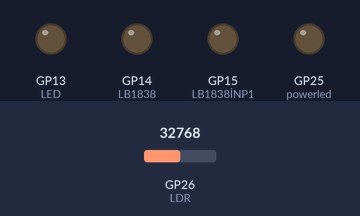
Recording of a program running on a simulated Raspberry Pi Pico running MicroPython. Shown: output pins drawn as LEDs (lit = HIGH). Inputs (shaded band) come from the test bench; at power-on: GP26 (LDR) = 32768 (analog values on the 0–65535 scale). A reset restarts the program.

Above: at 1.2 s.
1.3 s: GP26 (LDR) set to 61008
4.2 s: GP26 (LDR) set to 62768
At 6.8 s:
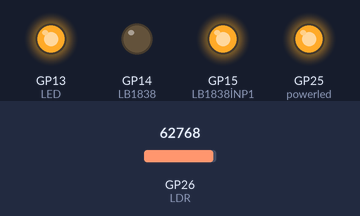
7.2 s: GP26 (LDR) set to 60956
At 8.5 s:
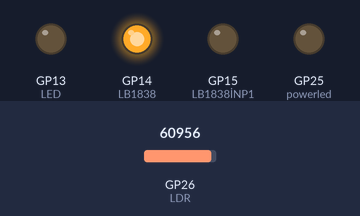
10.2 s: GP26 (LDR) set to 62266
At 11.5 s:
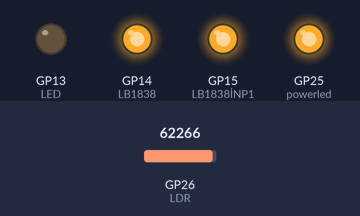
Timing chart, 0 to 13.2 s (numbered marks = the images above; inputs shaded):
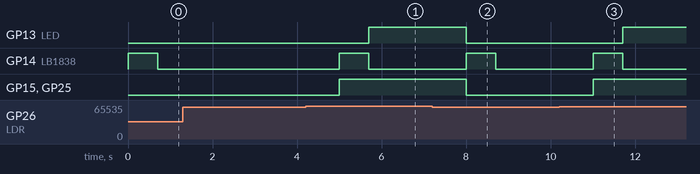

Measured:
- the behaviour switches between 61600 and 61616 on GP26 (LDR) (found by bisection; images 0 and 1)
- after the input at 1.3 s, every drawn part: stays the same
- after the input at 4.2 s, GP13 (LED): LOW → HIGH after 1.5 s; GP14 (LB1838): LOW → HIGH after 0.80 s, → LOW 0.70 s later; GP15 (LB1838İNP1), GP25 (powerled): LOW → HIGH after 0.80 s
- after the input at 7.2 s, GP13 (LED), GP15 (LB1838İNP1), GP25 (powerled): HIGH → LOW after 0.80 s; GP14 (LB1838): LOW → HIGH after 0.80 s, → LOW 0.70 s later
- after the input at 10.2 s, GP13 (LED): LOW → HIGH after 1.5 s; GP14 (LB1838): LOW → HIGH after 0.80 s, → LOW 0.70 s later; GP15 (LB1838İNP1), GP25 (powerled): LOW → HIGH after 0.80 s

The program:

Pico_-_IR-CUT.py
```python
# "RP2-Pico" LDR kontrol + LB1838 motor driver + IR-CUT + IR-LED / kod = 1,*2,*3 & TEST
import time
from machine import Pin, ADC
#[][][][][][][][][][][][][][][][][ W1 ][][][][][][][][][][][][][][][][][

powerled = Pin(25, Pin.OUT)		# Pico Onboard smd led..
LED = Pin(13, Pin.OUT) 			# IR-LED Start Voltajı için Transistörü açar
LB1838 = Pin(14, Pin.OUT)		# LB1838 Start Sinyalini ENA1 'e yollar
LB1838İNP1 = Pin(15, Pin.OUT)	# LB1838-İNP1 sağ >< sol '+' yada '-' ,ayarlar
LDR = ADC(26) 					# LDR sinyali için ANALOG giriş Pin'i

lightlevel = LDR.read_u16() # LDR sinyalini sayıya çevir "LDR.read_u16()"
LED.off()					# IR-LED kapatıldı
LB1838.off()				# LB1838 kapatıldı
#[][][][][][][][][][][][][][][][][][][][][][][]][][][][][][][][][]][][][-(*2)

def gunduz(): # IR-CUT-filtre GUNDUZ " lightlevel < 61611 " küçükse çalışır

	powerled.off()
	LED.off() 			# IR-LED kapatıldı
	LB1838İNP1.low() 	# Motor SOL < dönüyor LB1838-İNP1 " - " low
	LB1838.on() 		# LB1838 açıldı
	time.sleep(0.7)		# Filtre " gunduz " tarafına döndürüldü
	LB1838.off() 		# LB1838 kapatıldı

	while True:				# "LDR sinyali > 61611 gece" olana kadar dön[][-(*3)
		if(LDR.read_u16() > 61611): # LDR sinyali ADC(26) okunuyor..
			machine.reset() 		# HELLO WORLD.../\/\/\/\/\/\/\/\/\/\
			#gece()
		else:
			time.sleep(2)
#[][][][][][][][][][][][][][][][][][][][][][][]][][][][][][][][][]][][][-(*2)

def gece(): # IR-CUT-filtre GECE " lightlevel > 61611 " büyükse çalışır

	powerled.on()
	LED.off() 			# IR-LED kapatıldı
	LB1838İNP1.high() 	# Motor SAG > dönüyor - LB1838-İNP1 " + "high
	LB1838.on() 		# LB1838 açıldı
	time.sleep(0.7)		# Filtre " gece " tarafına döndürüldü
	LB1838.off() 		# LB1838 kapatıldı
	LED.on() 			# IR-LED Start Voltajı için Transistörü aç

	while True:				# "LDR sinyali < 61611 gündüz"olana kadar dön][-(*3)
		if(LDR.read_u16() < 61611): # LDR sinyali ADC(26) okunuyor..
			machine.reset() 		# HELLO WORLD.../\/\/\/\/\/\/\/\/\/\
			#gunduz()
		else:
			time.sleep(2)
#/\/\/\/\/\/\/\/\/\/\/\/\/\/\/\/\-START-/\/\/\/\/\/\/\/\/\/\/\/\/\/\/\/\-(1)

def start():# 65535  ‘full voltage ADC’.

	while True:	# LDR kontrol ADC(26) - " GECE / GUNDUZ " kontrol ediliyor.
		if(LDR.read_u16() > 61611): # LDR.read_u16() > 61611 "den büyükse".
			gece()					# " gece " dir.
		else:						# Deilse
			gunduz()				# " gunduz " dür.

#[T]\\\\\\\\\\\\\\\\\\\\\\\\\\\\[]-TEST-[]////////////////////////////[T]
def test():
	for i in range(5):
		LED.off()
		powerled.off()
		LB1838İNP1.low()
		LB1838.on()
		time.sleep(2)
		lightlevel = LDR.read_u16()
		print(lightlevel)
		LED.on()
		powerled.on()
		LB1838İNP1.high()
		time.sleep(2)
#[T]////////////////////////////[]-TEST-[]\\\\\\\\\\\\\\\\\\\\\\\\\\\\[T]

# test()
start()
```
